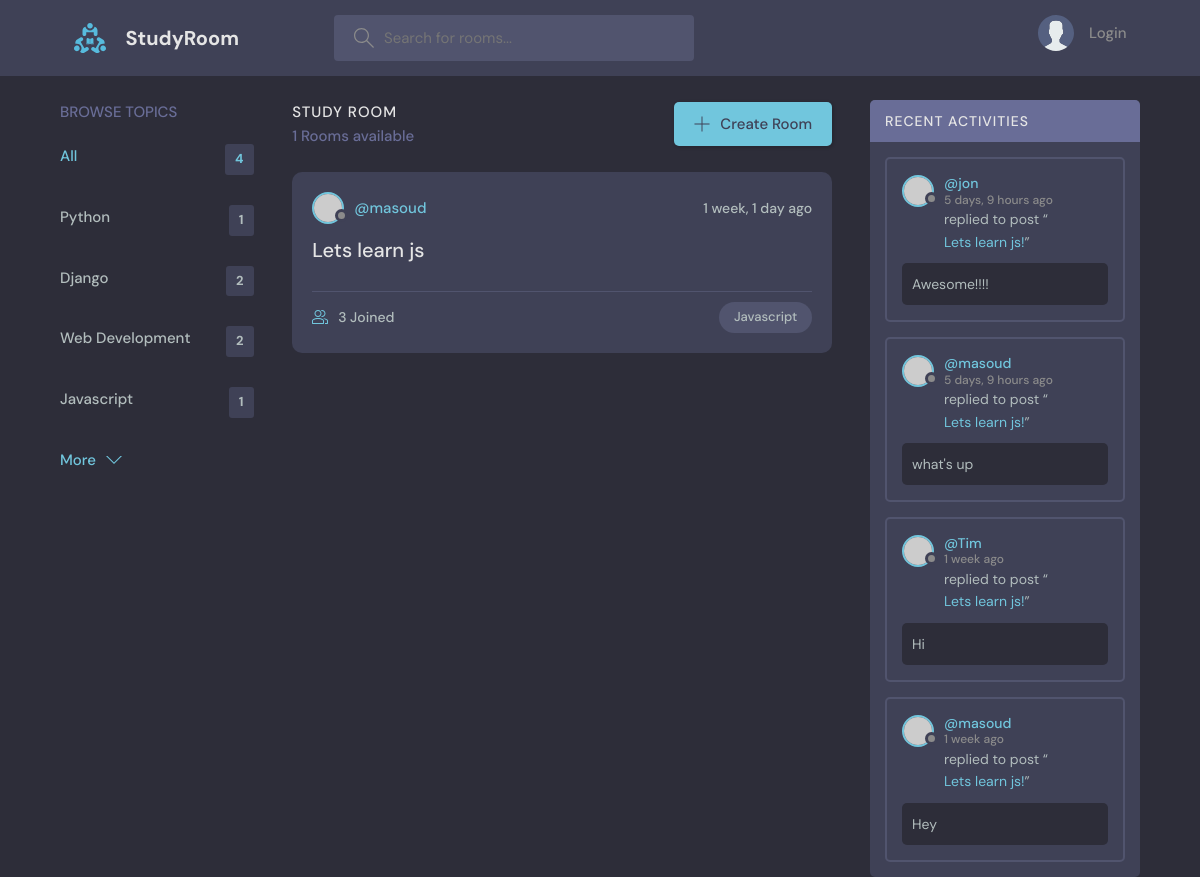
/?q=Javascript, run on the app's committed database.
### base/models.py (models this page shows, shortened)
class Topic(models.Model):
    name = models.CharField(max_length=200)

class Room(models.Model):
    host = models.ForeignKey(User, on_delete=models.SET_NULL, null=True)
    topic = models.ForeignKey(Topic, on_delete=models.SET_NULL, null=True)
    name = models.CharField(max_length=200)
    description = models.TextField(null=True, blank=True)
    participants = models.ManyToManyField(
        User, related_name='participants', blank=True)
    updated = models.DateTimeField(auto_now=True)
    created = models.DateTimeField(auto_now_add=True)
    class Meta:
        ordering = ['-updated', '-created']
    def __str__(self):
        return self.name

class Message(models.Model):
    user = models.ForeignKey(User, on_delete=models.CASCADE)
    room = models.ForeignKey(Room, on_delete=models.CASCADE)
    body = models.TextField()
    updated = models.DateTimeField(auto_now=True)
    created = models.DateTimeField(auto_now_add=True)
    class Meta:
        ordering = ['-updated', '-created']
    def __str__(self):
        return self.body[0:50]

### base/views.py (the view)
# urls.py: path('', views.home, name="home"),
def home(request):
    q = request.GET.get('q') if request.GET.get('q') != None else ''
    rooms = Room.objects.filter(
        Q(topic__name__icontains=q) |
        Q(name__icontains=q) |
        Q(description__icontains=q)
    )
    topics = Topic.objects.all()
    room_count = rooms.count()
    room_messages = Message.objects.filter(Q(room__topic__name__icontains=q))
    context = {'rooms': rooms, 'topics': topics,
               'room_count': room_count, 'room_messages': room_messages}
    return render(request, 'base/home.html', context)

### base/templates/base/home.html (shortened to what this page needs)
{% extends 'main.html' %} {% block content %}
<main class="layout layout--3">
    <div class="container">
        {% include 'base/topics_component.html' %}
        <div class="roomList">
            <div class="roomList__header">
                <div>
                    <h2>Study Room</h2>
                    <p>{{room_count}} Rooms available</p>
                </div>
                <a class="btn btn--main" href="create-room.html">
                    <svg
                        version="1.1"
                        xmlns="http://www.w3.org/2000/svg"
                        width="32"
                        height="32"
                        viewBox="0 0 32 32"
                    >
                        <title>add</title>
                        <path
                            d="M16.943 0.943h-1.885v14.115h-14.115v1.885h14.115v14.115h1.885v-14.115h14.115v-1.885h-14.115v-14.115z"
                        ></path>
                    </svg>
                    Create Room
                </a>
            </div>
            {% include 'base/feed_component.html' %}
        </div>
        {% include 'base/activity_component.html' %}
    </div>
</main>
{% endblock %}

### base/templates/base/topics_component.html
<div class="topics">
    <div class="topics__header">
        <h2>Browse Topics</h2>
    </div>
    <ul class="topics__list">
        <li>
            <a href="{% url 'home' %}" class="active">
                All <span>{{topics.count}}</span>
            </a>
        </li>
        {% for topic in topics %}
        <li>
            <a href="{% url 'home'  %}?q={{topic.name}}">
                {{topic.name}}<span>{{topic.room_set.all.count}}</span>
            </a>
        </li>
        {% endfor %}
    </ul>
    <a class="btn btn--link" href="topics.html">
        More
        <svg
            version="1.1"
            xmlns="http://www.w3.org/2000/svg"
            width="32"
            height="32"
            viewBox="0 0 32 32"
        >
            <title>chevron-down</title>
            <path d="M16 21l-13-13h-3l16 16 16-16h-3l-13 13z"></path>
        </svg>
    </a>
</div>

### base/templates/base/feed_component.html (shortened to what this page needs)
{% for room in rooms %}
<div class="roomListRoom">
    <div class="roomListRoom__header">
        <a
            href="{% url 'user-profile' room.host.id %}"
            class="roomListRoom__author"
        >
            <div class="avatar avatar--small">
                <img src="https://randomuser.me/api/portraits/women/11.jpg" />
            </div>
            <span>@{{room.host.username}}</span>
        </a>
        <div class="roomListRoom__actions">
            <span>{{room.created|timesince}} ago</span>
        </div>
    </div>
    <div class="roomListRoom__content">
        <a href="{% url 'room' room.id %}">{{room.name}}</a>
    </div>
    <div class="roomListRoom__meta">
        <a href="{% url 'room' room.id %}" class="roomListRoom__joined">
            {{room.participants.all.count}} Joined
        </a>
        <p class="roomListRoom__topic">{{room.topic.name}}</p>
    </div>
</div>
{% endfor %}

### base/templates/base/activity_component.html (shortened to what this page needs)
<div class="activities">
    <div class="activities__header">
        <h2>Recent Activities</h2>
    </div>
    {% for message in room_messages %}
    <div class="activities__box">
        <div class="activities__boxHeader roomListRoom__header">
            <a
                href="{% url 'user-profile' message.user.id %}"
                class="roomListRoom__author"
            >
                <div class="avatar avatar--small">
                    <img
                        src="https://randomuser.me/api/portraits/women/11.jpg"
                    />
                </div>
                <p>
                    @{{message.user}}
                    <span>{{message.created|timesince}} ago</span>
                </p>
            </a>
        </div>
        <div class="activities__boxContent">
            <p>
                replied to post “<a href="{% url 'room' message.room.id %}"
                    >{{message.room}}!</a
                >”
            </p>
            <div class="activities__boxRoomContent">{{message}}</div>
        </div>
    </div>
    {% endfor %}
</div>

### data on the page
Topic: name "Python", room_set.all.count "1"
Topic: name "Django", room_set.all.count "2"
Topic: name "Web Development", room_set.all.count "2"
Topic: name "Javascript", room_set.all.count "1"
Room: host.username "masoud", created "1 week, 1 day", name "Lets learn js", participants.all.count "3", topic.name "Javascript"
Message: user "jon", created "5 days, 9 hours", room "Lets learn js", body "Awesome!!!!"
Message: user "masoud", created "5 days, 9 hours", room "Lets learn js", body "what's up"
Message: user "Tim", created "1 week", room "Lets learn js", body "Hi"
Message: user "masoud", created "1 week", room "Lets learn js", body "Hey"

### other printed values
{{ topics.count }} "4"
{{ room_count }} "1"
